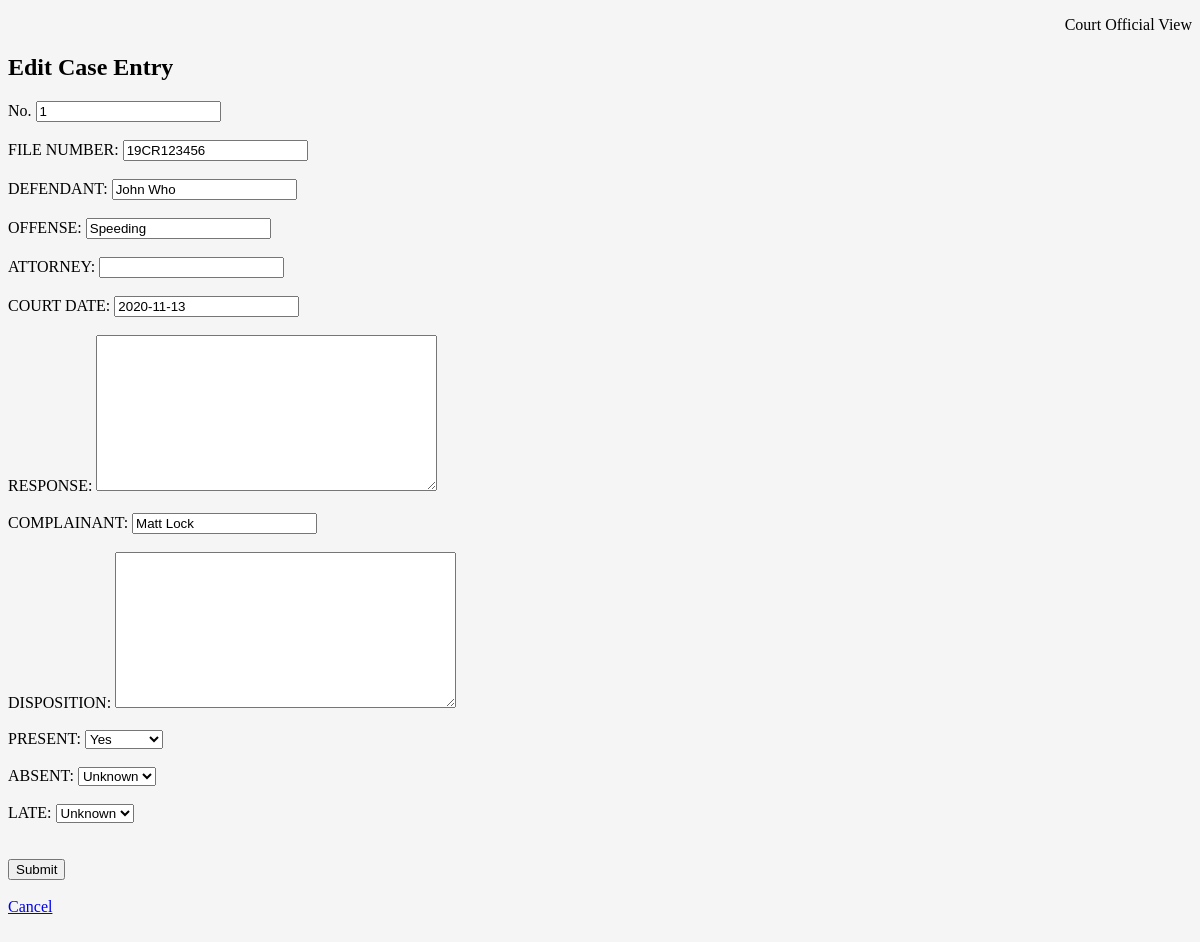
The app's page /attend/13/edit/, older data.
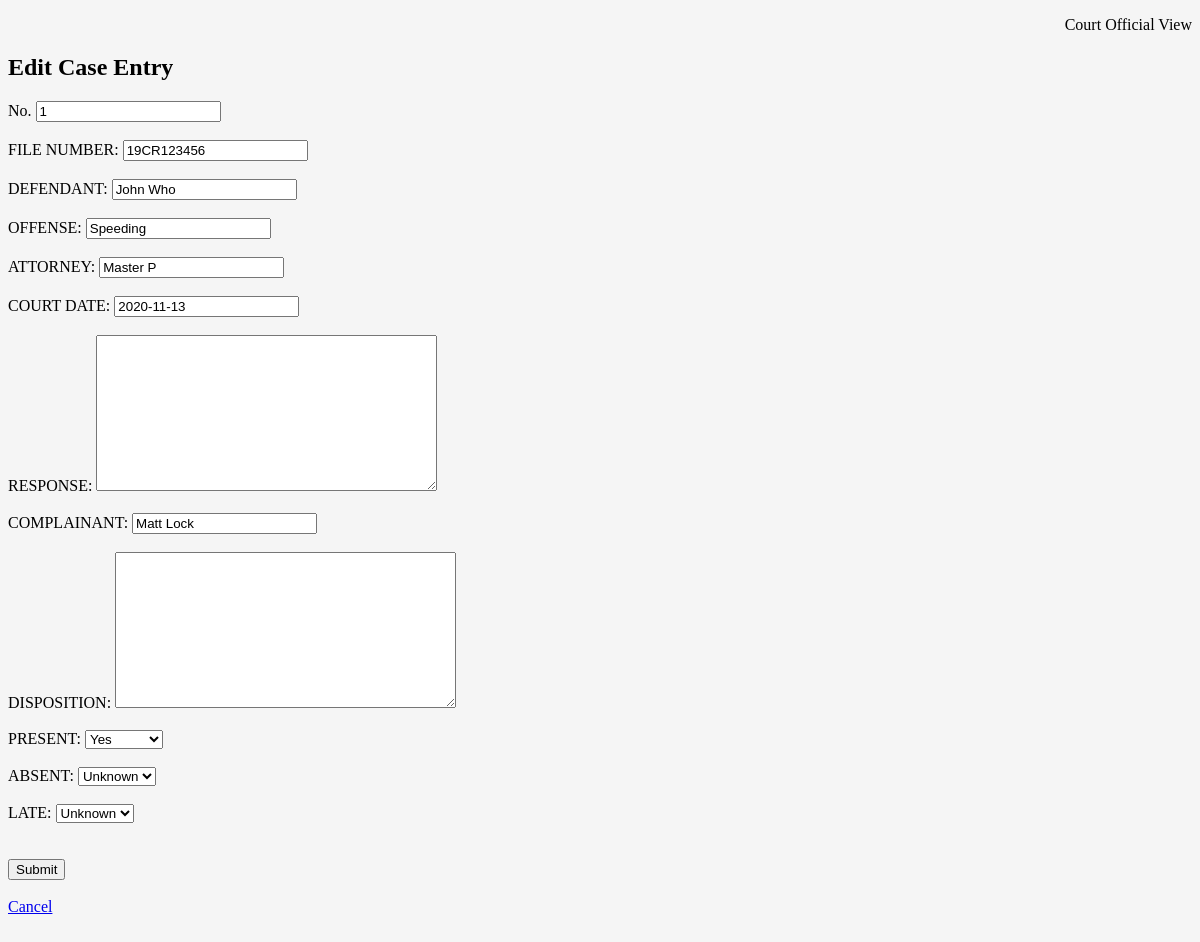
The same page, newer data.
### attendance/models.py (models this page shows, shortened)
class Case(models.Model):
    no = models.CharField(max_length=4, null=True, blank=True)
    file_number = models.CharField(max_length=10, null=True, blank=True)
    defendant = models.CharField(max_length=50, null=True, blank=True)
    complainant = models.CharField(max_length=50, null=True, blank=True)
    offense = models.CharField(max_length=100, null=True, blank=True)
    attorney = models.CharField(max_length=50, null=True, blank=True)
    court_date = models.DateField(null=True, blank=True)
    plea_request = models.TextField(max_length=200, null=True, blank=True)
    response_by = models.TextField(max_length=200, null=True, blank=True)
    disposition = models.TextField(max_length=200, null=True, blank=True)
    defense_name = models.CharField(max_length=50, null=True, blank=True)
    continuance = models.DateField(null=True, blank=True)
    p = models.BooleanField(null=True, blank=True)
    a = models.BooleanField(null=True, blank=True)
    l = models.BooleanField(null=True, blank=True)

### attendance/views.py (the view)
def edit_case(request, pk):
    case = get_object_or_404(Case, pk=pk)
    if request.method == 'GET':
        form = CaseForm(instance=case)
    else:
        form = CaseForm(data=request.POST, instance=case)
        if form.is_valid():
            form.save()
            return redirect(to='submit')
    return render(request, "attend/edit_case.html", {
        "form": form,
        "case": case,
    })

### attendance/forms.py
class CaseForm(forms.ModelForm):
    class Meta:
        model = Case
        fields = [
            'no',
            'file_number',
            'defendant',
            'complainant',
            'offense',
            'attorney',
            'court_date',
            'plea_request',
            'response_by',
            'defense_name',
            'continuance',
            'disposition',
            'p',
            'a',
            'l',
    ]

### templates/attend/edit_case.html (shortened to what this page needs)
{% extends "base.html" %}
{% block content %}
<p class="right">Court Official View</p>
<h2>Edit Case Entry</h2>
<div>
    <form action="{% url 'edit_case' pk=case.pk %}" method="POST">
      No. {{ form.no }} <br><br>
      FILE NUMBER: {{ form.file_number }} <br><br>
      DEFENDANT: {{ form.defendant }} <br><br>
      OFFENSE: {{ form.offense }} <br><br>
      ATTORNEY: {{ form.attorney }} <br><br>
      COURT DATE: {{ form.court_date }} <br><br>
      RESPONSE: {{ form.response_by }} <br><br>
      COMPLAINANT: {{ form.complainant }} <br><br>
      DISPOSITION: {{ form.disposition }} <br><br>
      PRESENT: {{ form.p }} <br><br>
      ABSENT: {{ form.a }} <br><br>
      LATE: {{ form.l }} <br><br>
      <div> <br>
        <button type="submit">Submit</button><br> <br>
        <a href="{% url 'list_cases' %}">Cancel</a>
    </form>
        <br><br><br><br><br><br>
</div>
{% endblock %}

Row changes from the older to the newer data that the page shows:
changed Case "19CR123456": attorney (not shown) → "Master P"
